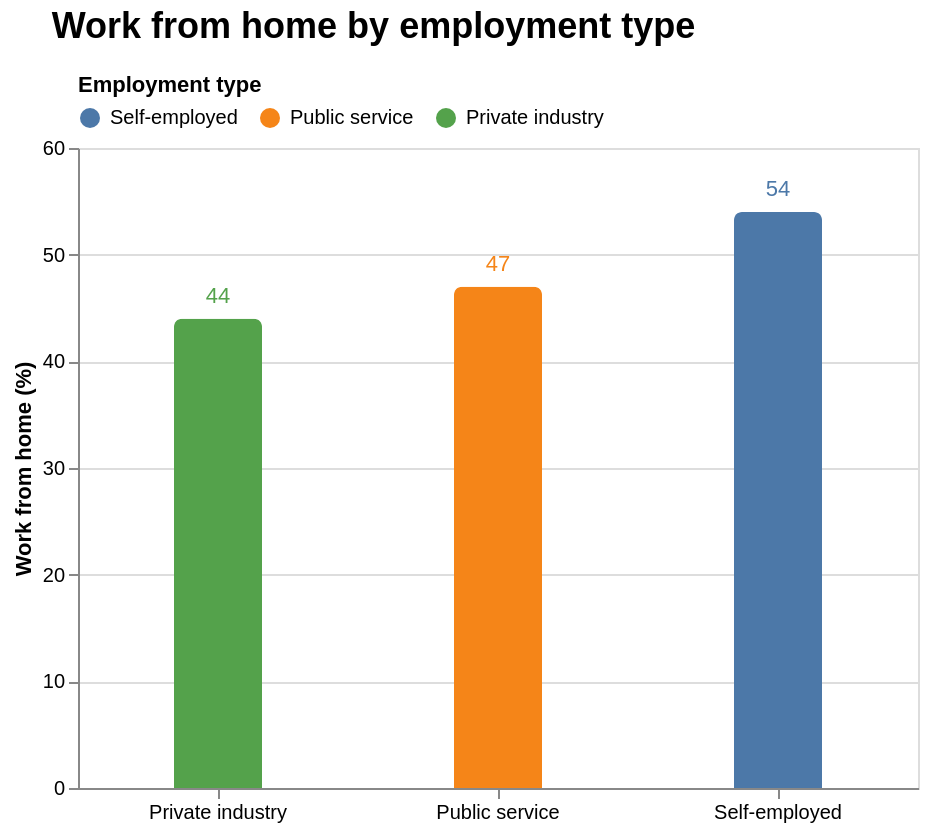

Express this chart as Vega-Lite.
### Vega-Lite specification from a JSON file in a GitHub repository (floating-point values rounded to 4 significant figures)
{"$schema": "https://vega.github.io/schema/vega-lite/v5.json", "title": {"text": "Work from home by employment type", "fontSize": 18, "anchor": "start", "dx": 20, "dy": -10}, "width": 420, "height": 320, "data": {"values": [{"employment_type": "Self-employed", "percent": 54}, {"employment_type": "Public service", "percent": 47}, {"employment_type": "Private industry", "percent": 44}]}, "encoding": {"x": {"field": "employment_type", "type": "nominal", "sort": {"field": "percent", "order": "descending"}, "title": null, "axis": {"labelAngle": 0}}, "y": {"field": "percent", "type": "quantitative", "title": "Work from home (%)", "scale": {"domain": [0, 60]}}, "color": {"field": "employment_type", "type": "nominal", "title": "Employment type", "scale": {"domain": ["Self-employed", "Public service", "Private industry"], "range": ["#4c78a8", "#f58518", "#54a24b"]}, "legend": {"orient": "top", "direction": "horizontal", "titleFontSize": 11, "labelFontSize": 10, "offset": 10}}}, "layer": [{"mark": {"type": "bar", "width": 44, "cornerRadiusTopLeft": 4, "cornerRadiusTopRight": 4}}, {"mark": {"type": "text", "dy": -6, "align": "center", "baseline": "bottom", "fontSize": 11, "color": "#1f2937"}, "encoding": {"text": {"field": "percent", "type": "quantitative", "format": ".0f"}, "y": {"field": "percent", "type": "quantitative"}}}], "config": {"axis": {"labelFontSize": 10, "titleFontSize": 11}, "legend": {"disable": true}}}
